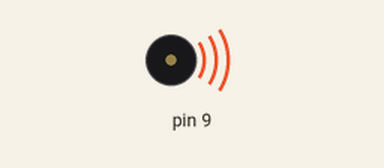
Recording of a sketch running on a simulated Arduino Uno, built with avr-gcc and run on an emulated ATmega328P. Parts: buzzer (waves = sounding).

Above: at 0.2 s.
Timing chart, 0 to 3.0 s (numbered marks = the images above):
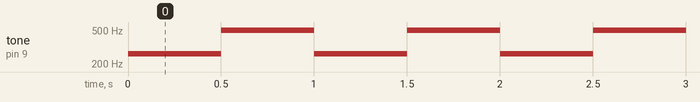

The sketch:

sketch_project01.ino
```cpp
/*
Arduino Training Series by UniKidz
Robotic Programming Your Engineer
This code can be downloaded from https://github.com/efadzli/arduino_beginners
*/

void setup() {
  pinMode(9, OUTPUT);
}

void loop() {
  tone(9, 262);
  delay(500);

  tone(9, 494);
  delay(500);
}
```

Measured:
- by itself, tone on pin 9: alternates 494 Hz for 0.50 s and 262 Hz for 0.50 s
